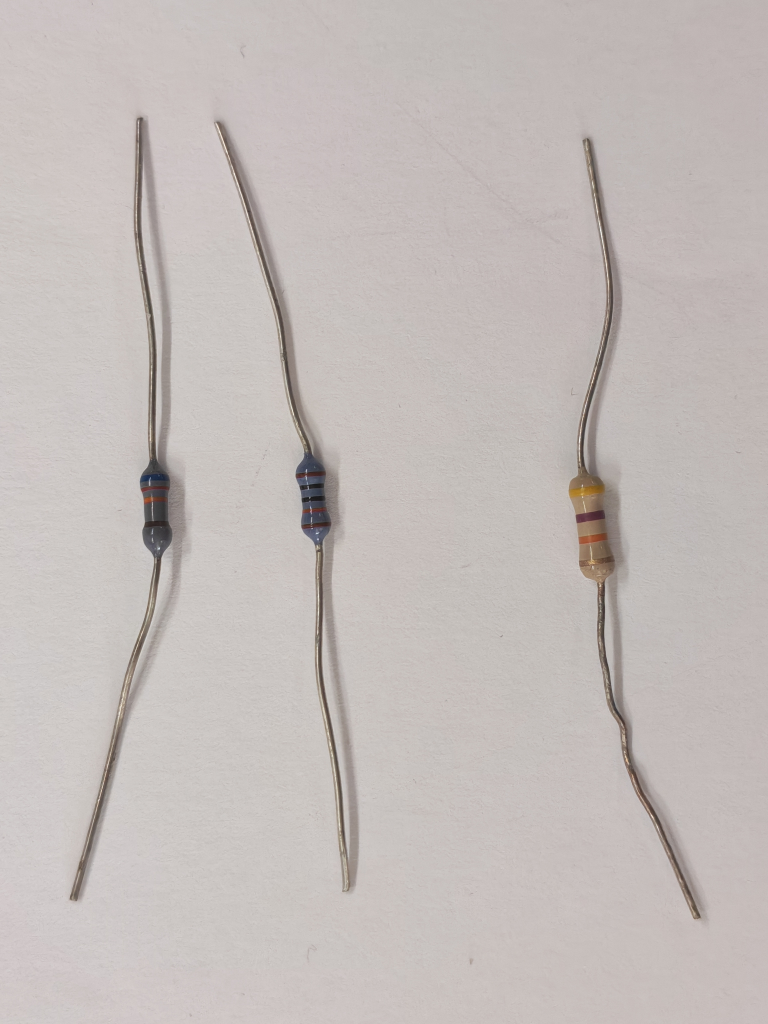
#> input picture Resistor Dataset/IMG_20261021_165521_edit_481341686314714.jpg, 3072 x 4096 px (shown at 1/4 size); its folder holds only this picture in this run
$ python stage3_morphology_proposals.py   (older library calls are emulated)
#> lines starting #> are read from the running program, lines starting #| are printed output that depends on the picture; after the words box and inside, x2 and y2 are one past the last pixel; in counts of white or black regions, pixels touching at a corner belong together
### Jakub/stage2_segmentation.py
"""
Machine Vision (UFMFRR-15-M) - Group Project
Stage 2: Foreground Segmentation (Apples & Resistors)

Primary Contributor: Jakub Wrzyszcz

Unified Pipeline Methodology:
  Task 1 (Orchard Apples):
    1. Feature Fusion: Combines CIE LAB a* (red-green chromaticity, high for ripe apples,
       low for foliage) and HSV Saturation S (chromatic vibrancy against sky/bark).
       M = 0.6 * a_norm + 0.4 * s_norm.
    2. Otsu Binarisation: Determines optimal global threshold maximizing between-class variance.
    3. K-Means Benchmark: Evaluates against cv2.kmeans (k=3) in 3D (S, a*, b*) space, demonstrating
       computational speedup and spatial precision.

  Task 2 (Multi-Resistor Scenario):
    1. Adaptive Thresholding (Unit 4): Applies cv2.adaptiveThreshold on inverted intensity/grayscale
       (ADAPTIVE_THRESH_GAUSSIAN_C) to isolate dark resistor bodies, wire leads, and bands
       under non-uniform workbench illumination.
    2. Morphological Closing (cv2.MORPH_CLOSE, 5x5 rectangular structuring element):
       Bridges internal gaps across dark resistor colour bands and specular glare streaks,
       preventing a single resistor from fragmenting into multiple disjoint blobs.
    3. Connected Component Area Filtering: Filters candidate blobs to retain solid resistor
       bodies with area > 500 pixels.
"""

import os
import glob
import time
import cv2
import numpy as np
import matplotlib.pyplot as plt

# Ensure local imports work across environments
_curr_dir = os.path.dirname(os.path.abspath(__file__)) if "__file__" in locals() else os.getcwd()
import sys
if _curr_dir not in sys.path:
    sys.path.insert(0, _curr_dir)

try:
    from stage1_preprocessing import preprocess_stage1
except ImportError:
    from Jakub.stage1_preprocessing import preprocess_stage1


# ==============================================================================
# TASK 1: APPLE SEGMENTATION (OTSU vs. K-MEANS)
# ==============================================================================

# [89 lines left out: functions segment_apples_otsu, segment_apples_kmeans, benchmark_apple_segmentation, not called in this run]


# ==============================================================================
# TASK 2: RESISTOR BODY SEGMENTATION (ADAPTIVE THRESHOLDING & MORPH CLOSE)
# ==============================================================================

def segment_resistors_adaptive(rgb_img, min_area=500):
    """
    Segments resistors via adaptive thresholding and 5x5 morphological closing.

    Args:
        rgb_img: np.ndarray, RGB image.
        min_area: int, minimum blob area threshold (default 500 pixels).

    Returns:
        body_mask: np.ndarray (uint8), filtered binary mask of resistor bodies.
        raw_thresh: np.ndarray, pre-closing thresholded mask.
        blobs: list of contour arrays corresponding to filtered resistor bodies.
    """
    # 1. Convert to grayscale and apply mild Gaussian blur
    gray = cv2.cvtColor(rgb_img, cv2.COLOR_RGB2GRAY)
    blurred = cv2.GaussianBlur(gray, (5, 5), 0)

    # 2. Adaptive Gaussian Thresholding (inverted: dark components -> white foreground)
    raw_thresh = cv2.adaptiveThreshold(
        blurred, 255, cv2.ADAPTIVE_THRESH_GAUSSIAN_C, cv2.THRESH_BINARY_INV, 31, 10
    )

    # 3. 5x5 Morphological Closing (cv2.MORPH_CLOSE) to bridge dark color bands
    kernel_5x5 = cv2.getStructuringElement(cv2.MORPH_RECT, (5, 5))
    closed = cv2.morphologyEx(raw_thresh, cv2.MORPH_CLOSE, kernel_5x5, iterations=2)

    # 4. Filter blobs with area > 500 pixels
    contours, _ = cv2.findContours(closed, cv2.RETR_EXTERNAL, cv2.CHAIN_APPROX_SIMPLE)
    filtered_mask = np.zeros_like(closed)
    resistor_blobs = []

    for c in contours:
        area = cv2.contourArea(c)
        if area >= min_area:
            cv2.drawContours(filtered_mask, [c], -1, 255, thickness=cv2.FILLED)
            resistor_blobs.append(c)

    return filtered_mask, raw_thresh, resistor_blobs


# ==============================================================================
# UNIFIED INTERFACE & EXECUTION
# ==============================================================================

# [116 lines left out: functions segment_foreground, run_stage2, not called in this run]


# [2 lines that do not run on import are left out]

### Jakub/stage3_morphology_proposals.py
"""
Machine Vision (UFMFRR-15-M) - Group Project
Stage 3: Morphology, Pose & Proposals (Apples & Resistors)

Primary Contributor: Jakub Wrzyszcz

Unified Pipeline Methodology:
  Task 1 (Orchard Apples - Watershed Splitting):
    1. 3x3 Opening (cv2.MORPH_OPEN) suppresses thin twigs and false-positive spurs.
    2. Hole filling via contour hierarchy seals internal specular reflection cavities.
    3. Euclidean Distance Transform (EDT, L2 metric) computes topological distance to background;
       local maxima identify individual fruit centers even within touching clusters.
    4. Marker-controlled cv2.watershed splits overlapping apples into distinct instances.
    5. Standardized 64x64 proposal crops and masks are exported.

  Task 2 (Multi-Resistor Scenario - Pose Alignment, Lead Stripping & Band Slicing):
    1. Horizontal Pose Alignment (cv2.minAreaRect & cv2.warpAffine):
       Computes the minimum-area bounding box for each resistor contour. Rotates the
       image and mask so the cylindrical body axis is strictly horizontal.
    2. Lead & Cap Suppression:
       Computes the column thickness profile (sum of mask pixels along each vertical column).
       Since wire leads are significantly thinner than the painted ceramic body, thresholding
       the thickness profile cleanly strips the leads, isolating the active body.
    3. Band Slicing (Vertical Sobel & 1D Windows):
       Applies vertical Sobel filtering (dx=1, dy=0) to the central 60% vertical strip
       to detect sharp chromatic/luminance transitions between colour bands. Slices individual
       band patches via 1D sliding windows and exports standardized 64x64 crops.
"""

import os
import glob
import cv2
import numpy as np
import matplotlib.pyplot as plt

# Ensure local imports work across environments
_curr_dir = os.path.dirname(os.path.abspath(__file__)) if "__file__" in locals() else os.getcwd()
import sys
if _curr_dir not in sys.path:
    sys.path.insert(0, _curr_dir)

try:
    from stage2_segmentation import segment_apples_otsu, segment_resistors_adaptive
except ImportError:
    from Jakub.stage2_segmentation import segment_apples_otsu, segment_resistors_adaptive


# ==============================================================================
# TASK 1: APPLE MORPHOLOGY & WATERSHED SPLITTING
# ==============================================================================

# [94 lines left out: functions apply_apple_morphology, split_apple_clusters_watershed, extract_apple_crops, not called in this run]


# ==============================================================================
# TASK 2: RESISTOR POSE ALIGNMENT, LEAD STRIPPING & BAND SLICING
# ==============================================================================

def align_and_slice_resistors(rgb_img, resistor_blobs, body_mask, target_size=(64, 64)):
    """
    For each resistor contour:
      1. Rotates horizontally using cv2.minAreaRect and cv2.warpAffine.
      2. Strips thin metallic wire leads based on column thickness profile.
      3. Slices color bands via vertical Sobel filtering on central 60% and 1D sliding windows.
      4. Exports standardized 64x64 band crops.
    """
    h_img, w_img = rgb_img.shape[:2]
    all_band_crops = []
    all_band_masks = []
    metadata = []
    aligned_resistor_bodies = []

    for idx, c in enumerate(resistor_blobs):
        rect = cv2.minAreaRect(c)
        (cx, cy), (rw, rh), angle = rect

        # Orient horizontally: longest dimension along width
        if rw < rh:
            rot_angle = angle - 90.0 if angle >= 0 else angle + 90.0
            length, thickness = rh, rw
        else:
            rot_angle = angle
            length, thickness = rw, rh

        if length < 60 or thickness < 12:
            continue

        # Affine rotation around contour centroid
        M = cv2.getRotationMatrix2D((cx, cy), rot_angle, 1.0)
        rotated_img = cv2.warpAffine(
            rgb_img, M, (w_img, h_img), flags=cv2.INTER_LINEAR, borderMode=cv2.BORDER_REPLICATE
        )
        rotated_mask = cv2.warpAffine(
            body_mask, M, (w_img, h_img), flags=cv2.INTER_NEAREST
        )

        # Crop horizontally aligned bounding box
        x1 = int(max(0, cx - length / 2))
        x2 = int(min(w_img, cx + length / 2))
        y1 = int(max(0, cy - thickness))
        y2 = int(min(h_img, cy + thickness))

        crop_resistor = rotated_img[y1:y2, x1:x2]
        crop_mask = rotated_mask[y1:y2, x1:x2]

        if crop_resistor.size == 0 or crop_resistor.shape[1] < 40 or crop_resistor.shape[0] < 10:
            continue

        # 2. Strip Wire Leads by Column Thickness Profile
        # The cylindrical body is much thicker than the thin metallic wire leads
        col_thickness = np.sum(crop_mask > 0, axis=0)
        max_thick = col_thickness.max()
        if max_thick == 0:
            continue

        body_cols = np.where(col_thickness > 0.35 * max_thick)[0]
        if len(body_cols) > 30:
            bx1, bx2 = body_cols[0], body_cols[-1]
            body_crop = crop_resistor[:, bx1:bx2]
            body_crop_mask = crop_mask[:, bx1:bx2]
        else:
            body_crop = crop_resistor
            body_crop_mask = crop_mask

        aligned_resistor_bodies.append(body_crop)

        # 3. Band Slicing via Vertical Sobel & 1D Sliding Window
        bh, bw = body_crop.shape[:2]
        if bw < 30 or bh < 10:
            continue

        # Central 60% vertical crop (avoids top/bottom shadow edges and specular glare)
        center_strip = body_crop[int(bh * 0.2):int(bh * 0.8), :]
        gray_strip = cv2.cvtColor(center_strip, cv2.COLOR_RGB2GRAY)
        sobel_x = cv2.Sobel(gray_strip, cv2.CV_64F, 1, 0, ksize=3)
        sobel_energy = np.mean(np.abs(sobel_x), axis=0)

        # 1D sliding window to extract standardized 64x64 band patches
        window_w = max(16, int(bw * 0.12))
        step = max(8, int(window_w * 0.8))

        band_idx = 0
        for wx in range(0, bw - window_w, step):
            band_patch = body_crop[:, wx:wx + window_w]
            band_mask_patch = body_crop_mask[:, wx:wx + window_w]

            band_64 = cv2.resize(band_patch, target_size, interpolation=cv2.INTER_AREA)
            bmask_64 = cv2.resize(band_mask_patch, target_size, interpolation=cv2.INTER_NEAREST)

            all_band_crops.append(band_64)
            all_band_masks.append(bmask_64)
            metadata.append({
                "resistor_id": idx,
                "band_index": band_idx,
                "centroid": (int(cx), int(cy)),
                "window_x": wx,
                "sobel_score": float(np.mean(sobel_energy[wx:wx + window_w])),
                "type": "resistor_band",
            })
            band_idx += 1

    return all_band_crops, all_band_masks, metadata, aligned_resistor_bodies


# ==============================================================================
# UNIFIED INTERFACE & EXECUTION
# ==============================================================================

# [20 lines left out: function extract_proposals, not called in this run]


def run_stage3():
    print("=" * 60)
    print("Machine Vision (UFMFRR-15-M) - Stage 3: Morphology & Proposals")
    print("=" * 60)

    os.makedirs("output", exist_ok=True)

    # ---------------------------------------------------------
    # 1. Process Apple Scenario (Watershed Splitting)
    # ---------------------------------------------------------
    apple_files = (
        glob.glob("minneapple-1-1/train/*.jpg")
        or glob.glob("/content/minneapple-1-1/train/*.jpg")
        or glob.glob("**/train/*.jpg", recursive=True)
    )
    if apple_files:
        apple_bgr = cv2.imread(apple_files[0])
        apple_rgb = cv2.cvtColor(apple_bgr, cv2.COLOR_BGR2RGB)
        raw_mask, _, _ = segment_apples_otsu(apple_rgb)
        opened, filled = apply_apple_morphology(raw_mask)
        dist_map, markers, n_inst = split_apple_clusters_watershed(apple_rgb, filled)
        apple_crops, apple_masks, apple_meta = extract_apple_crops(apple_rgb, markers)
        print(f"[APPLE] Watershed detected {n_inst} instances -> {len(apple_crops)} crops exported (64x64).")

        fig = plt.figure(figsize=(15, 10))
        gs = fig.add_gridspec(2, 3)

        ax0 = fig.add_subplot(gs[0, 0])
        ax0.imshow(apple_rgb)
        ax0.set_title(f"(a) Input Apple RGB: {os.path.basename(apple_files[0])}")
        ax0.axis("off")

        ax1 = fig.add_subplot(gs[0, 1])
        im1 = ax1.imshow(dist_map, cmap="jet")
        ax1.set_title("(b) Euclidean Distance Transform (L2)")
        ax1.axis("off")
        plt.colorbar(im1, ax=ax1, fraction=0.046, pad=0.04)

        ax2 = fig.add_subplot(gs[0, 2])
        ws_vis = apple_rgb.copy()
        np.random.seed(42)
        colors = np.random.randint(0, 255, (max(markers.max() + 2, 10), 3), dtype=np.uint8)
        for m_id in np.unique(markers):
            if m_id >= 2:
                ws_vis[markers == m_id] = (0.5 * ws_vis[markers == m_id] + 0.5 * colors[m_id]).astype(np.uint8)
        ws_vis[markers == -1] = [255, 255, 0]
        ax2.imshow(ws_vis)
        ax2.set_title(f"(c) Watershed Instances ({len(apple_crops)} crops)")
        ax2.axis("off")

        ax3 = fig.add_subplot(gs[1, :])
        n_disp = min(len(apple_crops), 10)
        if n_disp > 0:
            strip = np.hstack([apple_crops[i] for i in range(n_disp)])
            ax3.imshow(strip)
            ax3.set_title(f"(d) 64x64 Normalized Proposal Crops (Showing {n_disp} of {len(apple_crops)})")
        ax3.axis("off")

        plt.tight_layout()
        out_apple = os.path.join("output", "stage3_apple_output.png")
        plt.savefig(out_apple, dpi=200, bbox_inches="tight")
        plt.close()
        print(f"[APPLE] Saved Stage 3 diagnostic: {out_apple}")

    # ---------------------------------------------------------
    # 2. Process Resistor Scenario (Pose, Lead Strip, Slicing)
    # ---------------------------------------------------------
    resistor_files = (
        glob.glob("Resistor Dataset/*.jpg")
        or glob.glob("Resistor Dataset/*.png")
        or glob.glob("/content/Resistor Dataset/*.jpg")
        or glob.glob("**/Resistor Dataset/*.jpg", recursive=True)
    )
    if resistor_files:
        res_bgr = cv2.imread(resistor_files[0])
#> res_bgr is the input picture: shape (4096, 3072, 3); mean B, G, R 185.5, 188.1, 195.2
        h, w = res_bgr.shape[:2]
        if max(h, w) > 1280:
            scale = 1280.0 / max(h, w)
            res_bgr = cv2.resize(res_bgr, (int(w * scale), int(h * scale)), interpolation=cv2.INTER_AREA)
#> res_bgr: shape (1280, 960, 3)
        res_rgb = cv2.cvtColor(res_bgr, cv2.COLOR_BGR2RGB)

        body_mask, _, blobs = segment_resistors_adaptive(res_rgb, min_area=500)
#> in segment_resistors_adaptive, `contours, _ = cv2.findContours(closed, cv2.RETR_EXTERNAL, cv2.CHAIN_AP..`: contours = 31 contours, 23 with area under 20; largest, box (x1, y1, x2, y2) and area: (87, 146, 226, 1127) 18708, (268, 150, 448, 1115) 15723, (711, 172, 777, 636) 5356, (746, 717, 877, 1149) 4631, (720, 637, 768, 723) 1754, (224, 607, 231, 650) 68, (419, 597, 423, 630) 66, (769, 618, 774, 634) 35
#> the loop in segment_resistors_adaptive, `for c in contours:` made 31 passes
#> area on passes 6, 16, 18, 19, 21, 28, 29, 30: 4631, 1753.5, 35, 68, 66, 5355.5, 15723, 18708
#> after the loop in segment_resistors_adaptive, `for c in contours:`:
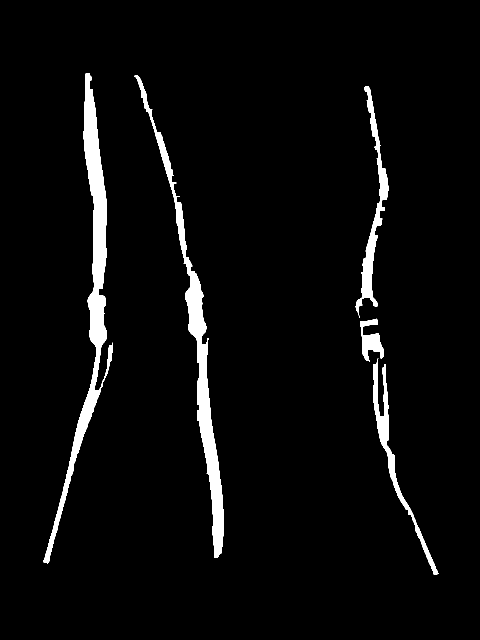
#> filtered_mask: shape (1280, 960) (shown at 1/2 size); 4% white; 5 white regions
#> after the loop in segment_resistors_adaptive, `for c in contours:`: resistor_blobs = 5 contours; box (x1, y1, x2, y2) and area: (87, 146, 226, 1127) 18708, (268, 150, 448, 1115) 15723, (711, 172, 777, 636) 5356, (746, 717, 877, 1149) 4631, (720, 637, 768, 723) 1754
#> blobs has the same summary as resistor_blobs in segment_resistors_adaptive
        band_crops, band_masks, band_meta, aligned_bodies = align_and_slice_resistors(
            res_rgb, blobs, body_mask
        )
#> the loop in align_and_slice_resistors, `for idx, c in enumerate(resistor_blobs):` made 5 passes
#> (cx, cy, rw, rh, angle, rot_angle, length, thickness) on passes 1 to 5: (798.5, 936.6, 47.3, 447, -14.23, 75.77, 447, 47.3), (742, 680, 43.57, 81.97, -8.88, 81.12, 81.97, 43.57), (747.1, 404.3, 463.3, 55.97, -87.77, -87.77, 463.3, 55.97), (379.7, 627.5, 64.52, 978, -9.45, 80.55, 978, 64.52), (179, 639.7, 983.6, 101.3, -85.11, -85.11, 983.6, 101.3)
#> pass 1, in align_and_slice_resistors, `crop_mask = rotated_mask[y1:y2, x1:x2]`:
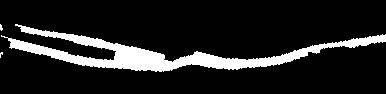
#> crop_mask: shape (94, 386); 12.9% white; 3 white regions (2 under 20 px), largest, box (x1, y1, x2, y2) and area: (1, 24, 386, 72) 4654
#> after the loop in align_and_slice_resistors, `for idx, c in enumerate(resistor_blobs):`:
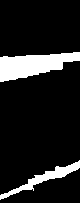
#> band_mask_patch: shape (203, 80); 12.6% white; 2 white regions, box (x1, y1, x2, y2) and area: (0, 52, 80, 82) 1435, (0, 160, 80, 200) 616
#> after the loop in align_and_slice_resistors, `for idx, c in enumerate(resistor_blobs):`:
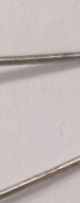
#> band_patch: shape (203, 80, 3); mean R, G, B 192.8, 183.6, 182
#> after the loop in align_and_slice_resistors, `for idx, c in enumerate(resistor_blobs):`:
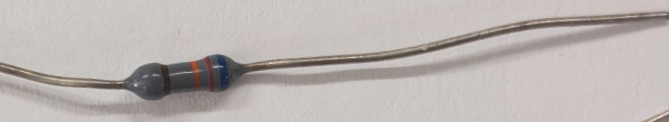
#> center_strip: shape (122, 669, 3); mean R, G, B 186.9, 180.2, 177.4
#> after the loop in align_and_slice_resistors, `for idx, c in enumerate(resistor_blobs):`: aligned_resistor_bodies = 5 items; all_band_crops = 45 items
#> band_crops = 45 items; band_masks = 45 items; band_meta = 45 items; aligned_bodies = 5 items
        print(f"[RESISTOR] Aligned {len(aligned_bodies)} bodies -> {len(band_crops)} band crops exported (64x64).")
#| [RESISTOR] Aligned 5 bodies -> 45 band crops exported (64x64).

        fig = plt.figure(figsize=(15, 10))
        gs = fig.add_gridspec(2, 2)

        ax0 = fig.add_subplot(gs[0, 0])
        ax0.imshow(res_rgb)
        ax0.set_title(f"(a) Input Resistor RGB: {os.path.basename(resistor_files[0])}")
        ax0.axis("off")

        ax1 = fig.add_subplot(gs[0, 1])
        if aligned_bodies:
            # Show the first horizontally aligned resistor body with leads stripped
            sample_body = aligned_bodies[0]
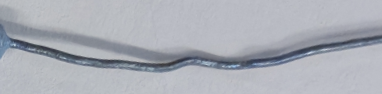
#> sample_body: shape (94, 382, 3); mean of channels 0, 1, 2 181.6, 173.4, 170; drawn as B, G, R
            ax1.imshow(sample_body)
            ax1.set_title(f"(b) Horizontally Aligned Body & Stripped Leads (Shape: {sample_body.shape})")
        else:
            ax1.text(0.5, 0.5, "No aligned bodies found", ha="center")
        ax1.axis("off")

        ax2 = fig.add_subplot(gs[1, :])
        n_disp = min(len(band_crops), 12)
#> n_disp = 12
        if n_disp > 0:
            band_strip = np.hstack([band_crops[i] for i in range(n_disp)])
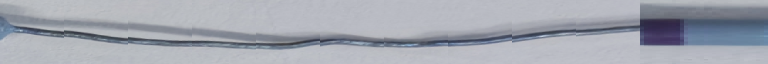
#> band_strip: shape (64, 768, 3); mean of channels 0, 1, 2 176.4, 166.8, 162.7; drawn as B, G, R
            ax2.imshow(band_strip)
            ax2.set_title(f"(c) Sliced 64x64 Colour Band Proposals (Showing {n_disp} of {len(band_crops)})")
        else:
            ax2.text(0.5, 0.5, "No bands sliced", ha="center")
        ax2.axis("off")

        plt.tight_layout()
        out_res = os.path.join("output", "stage3_resistor_output.png")
        plt.savefig(out_res, dpi=200, bbox_inches="tight")
        plt.close()
        print(f"[RESISTOR] Saved Stage 3 diagnostic: {out_res}")

    print("\nStage 3 completed successfully across both tasks!")
    print("=" * 60)


if __name__ == "__main__":
    run_stage3()
